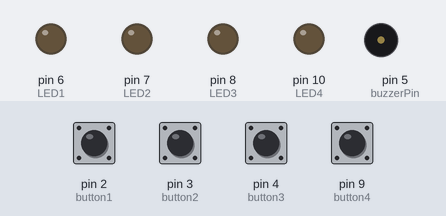
Bench run of a sketch on a simulated Arduino Uno, built with avr-gcc and run on an emulated ATmega328P. Shown: output pins drawn as LEDs (lit = HIGH), buzzer (waves = sounding). Dashed ring = blinking. Inputs (shaded band) come from the test bench; at power-on: pin 2 (button1), pin 3 (button2), pin 4 (button3), pin 9 (button4) HIGH. Pins used as bus, display or sensor lines are not drawn; what the sketch prints to the serial monitor is not drawn.

Above: at 1.2 s.
1.3 s: pin 9 (button4) pulled LOW for 0.15 s
At 1.4 s:
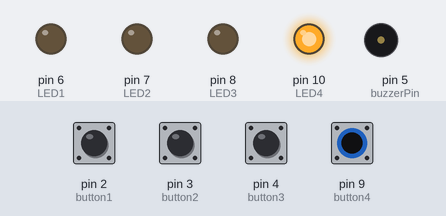
3.0 s: pin 2 (button1) pulled LOW for 0.15 s
At 4.0 s:
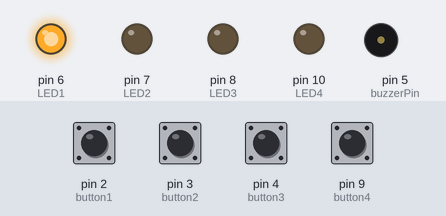
4.9 s: pin 9 (button4) pulled LOW for 1 s
At 6.5 s:
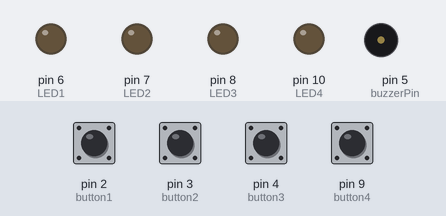
7.4 s: pin 3 (button2) pulled LOW for 0.15 s
At 8.5 s:
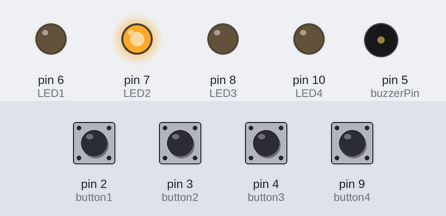
9.3 s: pin 2 (button1) driven LOW and pin 9 (button4) driven LOW
At 9.72 s:
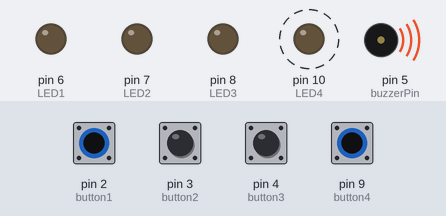
12.3 s: pin 4 (button3) pulled LOW for 1 s
At 13.11 s:
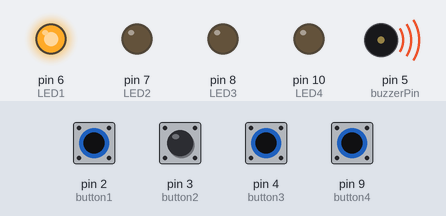
Timing chart, 0 to 16.3 s (numbered marks = the images above; inputs shaded):
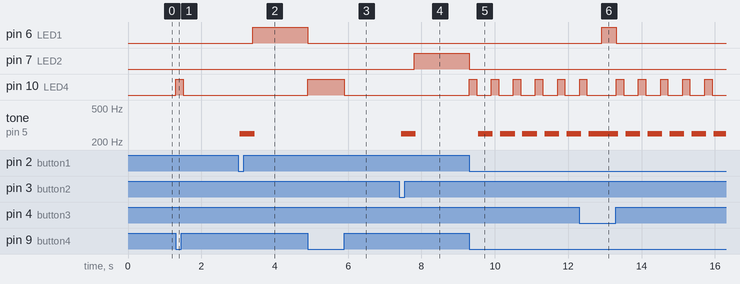

Measured:
- after the input at 1.3 s, pin 10 (LED4): LOW → HIGH at once, → LOW 0.20 s later
- after the input at 3.0 s, pin 6 (LED1): LOW → HIGH after 0.40 s; tone on pin 5 (buzzerPin): silent → 249 Hz after 0.05 s, → silent 0.40 s later
- after the input at 4.9 s, pin 6 (LED1): HIGH → LOW at once; pin 10 (LED4): LOW → HIGH at once, → LOW 1.0 s later
- after the input at 7.4 s, pin 7 (LED2): LOW → HIGH after 0.40 s; tone on pin 5 (buzzerPin): silent → 249 Hz after 0.05 s, → silent 0.40 s later
- after the input at 9.3 s, pin 7 (LED2): HIGH → LOW at once; pin 10 (LED4): alternates HIGH for 0.20 s and LOW for 0.40 s, starting at once; tone on pin 5 (buzzerPin): alternates 249 Hz for 0.40 s and silent for 0.20 s, starting after 0.25 s
- after the input at 12.3 s, pin 6 (LED1): LOW → HIGH after 0.61 s, → LOW 0.40 s later

The sketch:

sketch_apr14a.ino
```cpp
/**********************************
* name:Building a Quiz Buzzer System
* function: first press button 4 to start. If you press button 1 first, you will see the corresponding LED light up and the buzzer will beep. Then press button 4 again to reset before you press other buttons.
**********************************/
//Email:support@sunfounder.com
//Website:www.sunfounder.com
#define button1 2 //the number of the button 1
#define button2 3 //button2 attach to
#define button3 4 //button3 attach to
#define button4 9 //button4 attach to
#define buzzerPin 5 //the buzzer attach to
#define LED1 6 //LED 1attach to
#define LED2 7 //LED2attach to
#define LED3 8 //LED3 attach to
#define LED4 10 //LED4 attach to
#define uint8 unsigned char
uint8 flag = 0; //used to indicate the state of button4 key
uint8 b1State,b2State,b3State,b4State = 0;
void setup()
{
  //initialize buzzer,LED1, LED2, LED3 and LED4 as output
  pinMode(buzzerPin, OUTPUT);
  pinMode(LED1, OUTPUT);
  pinMode(LED2, OUTPUT);
  pinMode(LED3, OUTPUT);
  pinMode(LED4, OUTPUT);
  //initialize button1,button2 andbutton3 as input,combined with pullup
  pinMode(button1, INPUT_PULLUP);
  pinMode(button2, INPUT_PULLUP);
  pinMode(button3, INPUT_PULLUP);
  pinMode(button4, INPUT_PULLUP);
  //turn all the led off
  digitalWrite(LED1, LOW);
  digitalWrite(LED2, LOW);
  digitalWrite(LED3, LOW);
  digitalWrite(LED4, LOW);

  Serial.begin(9600);
}
void loop()
{
  //turn all the led off
  digitalWrite(LED1, LOW);
  digitalWrite(LED2, LOW);
  digitalWrite(LED3, LOW);
  digitalWrite(LED4, LOW);
  //read the state of the button4
  b4State = digitalRead(button4);
  //when button4 pressed
  if(b4State == 0)
  {
    if(b4State == 0) //confirm that the button4 is pressed
   {
      flag = 1; //if so,flag is 1
      digitalWrite(LED4, HIGH); //turn the host LED on
      Serial.print("0");
      delay(200);
    }
  }
  if(1 == flag)
  {

    //read the state of the button of buttons
    b1State = digitalRead(button1);
    b2State = digitalRead(button2);
    b3State = digitalRead(button3);
    //If the button1 press the first
    if(b1State == 0)
    {
      Serial.print("1");
      flag = 0;
      digitalWrite(LED4, LOW);
      Alarm(); //buzzer sound
      digitalWrite(LED1,HIGH); //turn the LED1 on only
      digitalWrite(LED2,LOW);
      digitalWrite(LED3,LOW);
      while(digitalRead(button4)); //detect the button4,if pressed,out of the while loop
    }
    //If the button2 press the first
    if(b2State == 0)
    {
      Serial.print("2");
      flag = 0;
      digitalWrite(LED4, LOW);
      Alarm();
      digitalWrite(LED1,LOW);
      digitalWrite(LED2,HIGH);
      digitalWrite(LED3,LOW);
      while(digitalRead(button4));
    }
    //If the button3 press the first
    if(b3State == 0)
    {
      Serial.print("3");
      flag = 0;
      digitalWrite(LED4, LOW);
      Alarm();
      digitalWrite(LED1,LOW);
      digitalWrite(LED2,LOW);
      digitalWrite(LED3,HIGH);
      while(digitalRead(button4));
    }
  }
}
//buzzer sound
void Alarm()
{
  for(int i=0;i<100;i++)
  {
    digitalWrite(buzzerPin,HIGH); //the buzzer sound
    delay(2);
    digitalWrite(buzzerPin,LOW); //without sound
    delay(2); //when delay time changed,the frequency changed
  }
}
```
